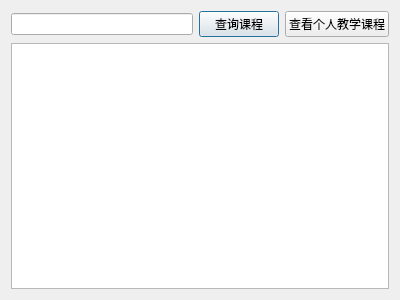
<?xml version="1.0" encoding="UTF-8"?>
<ui version="4.0">
 <class>teacell_course</class>
 <widget class="QDialog" name="teacell_course">
  <property name="geometry">
   <rect>
    <x>0</x>
    <y>0</y>
    <width>400</width>
    <height>300</height>
   </rect>
  </property>
  <property name="windowTitle">
   <string>Dialog</string>
  </property>
  <layout class="QGridLayout" name="gridLayout">
   <item row="0" column="0">
    <widget class="QLineEdit" name="courseName"/>
   </item>
   <item row="0" column="1">
    <widget class="QPushButton" name="findCourse">
     <property name="text">
      <string>查询课程</string>
     </property>
    </widget>
   </item>
   <item row="0" column="2">
    <widget class="QPushButton" name="findMyCourse">
     <property name="text">
      <string>查看个人教学课程</string>
     </property>
    </widget>
   </item>
   <item row="1" column="0" colspan="3">
    <widget class="QTableView" name="tableView"/>
   </item>
  </layout>
 </widget>
 <resources/>
 <connections/>
</ui>
